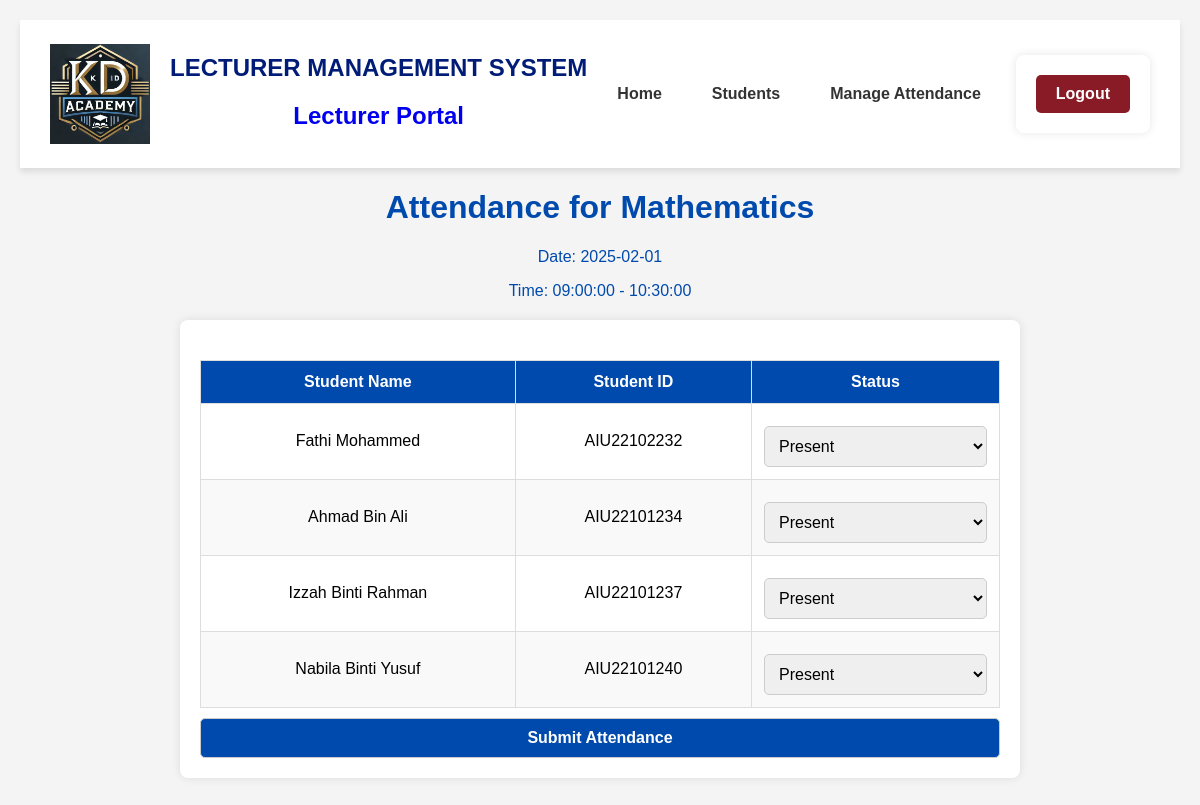
Page /attendance_form.php?class_id=1 (signed in) on the committed database.
### tables this page shows
CREATE TABLE `class_schedule` (
  `class_id` int(11) NOT NULL AUTO_INCREMENT,
  `course_id` int(11) NOT NULL,
  `lecturer_id` varchar(50) NOT NULL,
  `class_date` date NOT NULL,
  `start_time` time NOT NULL,
  `end_time` time NOT NULL,
  PRIMARY KEY (`class_id`),
  FOREIGN KEY (`course_id`) REFERENCES `courses`(`course_id`) ON DELETE CASCADE ON UPDATE CASCADE,
  FOREIGN KEY (`lecturer_id`) REFERENCES `lecturers`(`lecturer_id`) ON DELETE CASCADE ON UPDATE CASCADE
);

CREATE TABLE `courses` (
    `course_id` int(11) NOT NULL,
    `course_name` varchar(100) NOT NULL,
    `lecturer_id` varchar(50) NOT NULL,
    PRIMARY KEY (`course_id`),
    FOREIGN KEY (`lecturer_id`) REFERENCES `lecturers` (`lecturer_id`) ON DELETE CASCADE ON UPDATE CASCADE
);

CREATE TABLE `students` (
    `student_id` varchar(50) NOT NULL,
    `username` varchar(50) NOT NULL,
    `password` varchar(20) NOT NULL,
    `email` varchar(100) NOT NULL,
    `phone` varchar(20) DEFAULT NULL,
    `fullname` varchar(255) DEFAULT NULL,
    `address` varchar(100) NOT NULL,
    PRIMARY KEY (`student_id`)
);

### attendance_form.php (the view, shortened to what this page needs)
<?php
require 'database.php';
$class_id = $_GET['class_id'];
$query = "SELECT c.course_name, cs.class_date, cs.start_time, cs.end_time
          FROM class_schedule cs
          INNER JOIN courses c ON cs.course_id = c.course_id
          WHERE cs.class_id = ?";
$stmt = $conn->prepare($query);
$stmt->bind_param('i', $class_id);
$stmt->execute();
$class_result = $stmt->get_result();
$class_info = $class_result->fetch_assoc();
$query = "SELECT s.student_id, s.fullname,
                 IFNULL(a.status, 'Present') AS status
          FROM course_registrations cr
          INNER JOIN students s ON cr.student_id = s.student_id
          INNER JOIN semester_courses sc ON cr.semester_course_id = sc.id
          LEFT JOIN attendance a ON a.class_id = ? AND a.student_id = s.student_id
          WHERE sc.course_id = (SELECT course_id FROM class_schedule WHERE class_id = ?)";
$stmt = $conn->prepare($query);
$stmt->bind_param('ii', $class_id, $class_id);
$stmt->execute();
$students_result = $stmt->get_result();
?>
<!DOCTYPE html>
<html lang="en">
<head>
</head>
<body>
<?php include 'navbar_lecturer.php'; ?>
    <h1>Attendance for <?php echo htmlspecialchars($class_info['course_name']); ?></h1>
    <p>Date: <?php echo htmlspecialchars($class_info['class_date']); ?></p>
    <p>Time: <?php echo htmlspecialchars($class_info['start_time'] . ' - ' . $class_info['end_time']); ?></p>
    <form method="POST">
        <table>
            <thead>
                <tr>
                    <th>Student Name</th>
                    <th>Student ID</th>
                    <th>Status</th>
                </tr>
            </thead>
            <tbody>
                <?php while ($student = $students_result->fetch_assoc()) { ?>
                    <tr>
                        <td><?php echo htmlspecialchars($student['fullname']); ?></td>
                        <td><?php echo htmlspecialchars($student['student_id']); ?></td>
                        <td>
                            <select name="attendance[<?php echo $student['student_id']; ?>]" required>
                                <option value="Present" <?php echo ($student['status'] == 'Present') ? 'selected' : ''; ?>>Present</option>
                            </select>
                        </td>
                    </tr>
                <?php } ?>
            </tbody>
        </table>
        <button type="submit" name="submit_attendance">Submit Attendance</button>
    </form>
</body>
</html>

### attendance_form.php (style rules this page uses)
body { font-family: Arial, sans-serif; margin: 0; padding: 20px; background-color: #f4f4f4; text-align: center; }
h1, p { color: #004aad; }
form { max-width: 800px; margin: 20px auto; background: #fff; padding: 20px; border-radius: 8px; box-shadow: 0 0 10px rgba(0, 0, 0, 0.1); }
table { width: 100%; border-collapse: collapse; margin-top: 20px; }
th, td { border: 1px solid #ddd; padding: 12px; text-align: center; }
th { background-color: #004aad; color: white; }
tr:nth-child(even) { background-color: #f9f9f9; }
select, button { width: 100%; padding: 10px; margin-top: 10px; border: 1px solid #ccc; border-radius: 5px; font-size: 16px; }
button { background-color: #004aad; color: white; font-weight: bold; cursor: pointer; transition: 0.3s; }

### rows in the picture
class_schedule: course.course_name "Mathematics", class_date "2025-02-01", start_time+end_time "09:00:00 - 10:30:00"
students: fullname "Fathi Mohammed", student_id "AIU22102232", student_id "Present"
students: fullname "Ahmad Bin Ali", student_id "AIU22101234", student_id "Present"
students: fullname "Izzah Binti Rahman", student_id "AIU22101237", student_id "Present"
students: fullname "Nabila Binti Yusuf", student_id "AIU22101240", student_id "Present"
